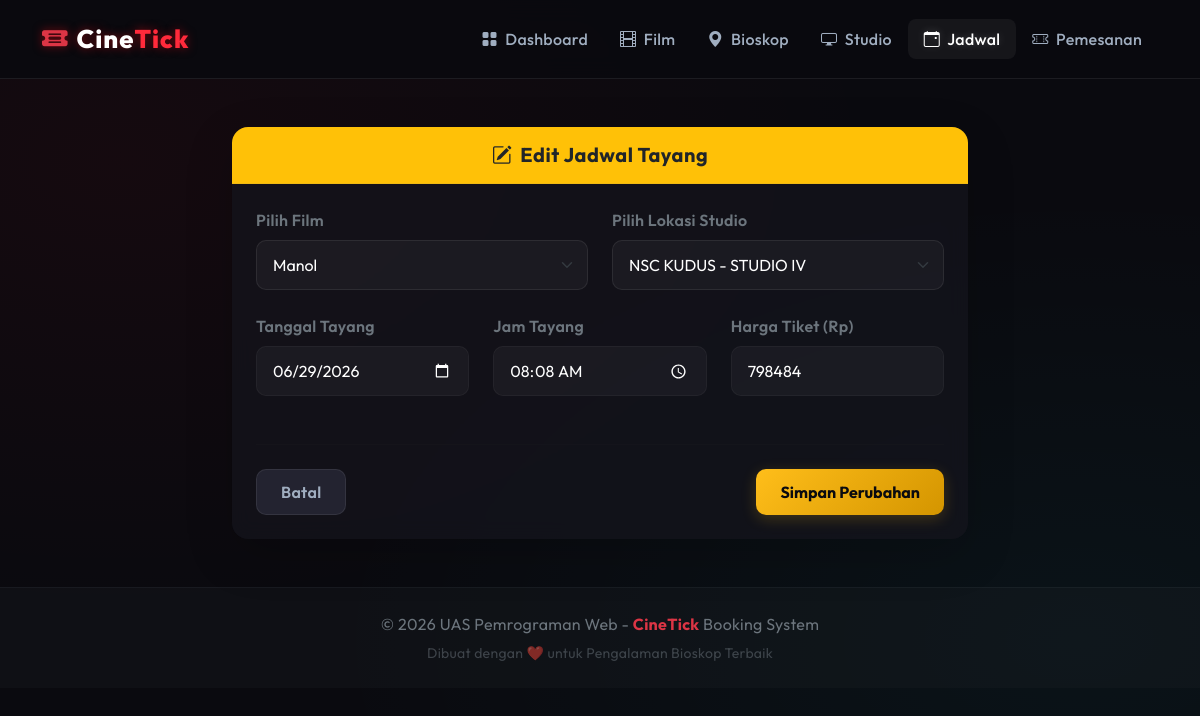
Screenshot of /jadwal_edit.php?id=3 with the database file from the repository.
### tables this page shows
CREATE TABLE `schedules` (
  `id_schedule` int(11) NOT NULL,
  `id_movie` int(11) DEFAULT NULL,
  `id_studio` int(11) DEFAULT NULL,
  `jam_tayang` time DEFAULT NULL,
  `tanggal_tayang` date DEFAULT NULL,
  `harga_tiket` decimal(10,2) DEFAULT NULL
);

### jadwal_edit.php (the view, shortened to what this page needs)
<?php
include 'koneksi.php';
include 'header.php';
$id = $_GET['id'];
$data = mysqli_query($conn, "SELECT * FROM schedules WHERE id_schedule='$id'");
$s = mysqli_fetch_array($data);
?>
<div class="row justify-content-center mt-5">
    <div class="col-md-8">
        <div class="card border-0 shadow-lg">
            <div class="card-header bg-warning py-3 text-center border-bottom border-secondary border-opacity-10">
                <h5 class="mb-0 fw-bold text-dark"><i class="bi bi-pencil-square me-2"></i>Edit Jadwal Tayang</h5>
            </div>
            <div class="card-body p-4">
                <form action="jadwal_aksi.php?act=edit" method="post">
                    <div class="row">
                        <div class="col-md-6 mb-4">
                            <label class="form-label text-secondary fw-semibold">Pilih Film</label>
                            <select name="id_movie" class="form-select" required>
                                <?php
                                $m_list = mysqli_query($conn, "SELECT * FROM movies");
                                while($m = mysqli_fetch_array($m_list)){
                                    $sel = ($m['id_movie'] == $s['id_movie']) ? "selected" : "";
                                    echo "<option value='$m[id_movie]' $sel>".htmlspecialchars($m['judul'])."</option>";
                                }
                                ?>
                            </select>
                        </div>
                        <div class="col-md-6 mb-4">
                            <label class="form-label text-secondary fw-semibold">Pilih Lokasi Studio</label>
                            <select name="id_studio" class="form-select" required>
                                <?php
                                $st_data = mysqli_query($conn, "SELECT st.*, c.nama_bioskop FROM studios st JOIN cinemas c ON st.id_cinema = c.id_cinema");
                                while($st = mysqli_fetch_array($st_data)){
                                    $sel = ($st['id_studio'] == $s['id_studio']) ? "selected" : "";
                                    echo "<option value='$st[id_studio]' $sel>".htmlspecialchars($st['nama_bioskop'])." - ".htmlspecialchars($st['nama_studio'])."</option>";
                                }
                                ?>
                            </select>
                        </div>
                    </div>
                    <div class="row">
                        <div class="col-md-4 mb-4">
                            <label class="form-label text-secondary fw-semibold">Tanggal Tayang</label>
                            <input type="date" name="tgl" class="form-control" value="<?= $s['tanggal_tayang']; ?>" required>
                        </div>
                        <div class="col-md-4 mb-4">
                            <label class="form-label text-secondary fw-semibold">Jam Tayang</label>
                            <input type="time" name="jam" class="form-control" value="<?= date('H:i', strtotime($s['jam_tayang'])); ?>" required>
                        </div>
                        <div class="col-md-4 mb-4">
                            <label class="form-label text-secondary fw-semibold">Harga Tiket (Rp)</label>
                            <input type="number" name="harga" class="form-control" value="<?= (int)$s['harga_tiket']; ?>" required>
                        </div>
                    </div>
                    <hr class="border-secondary border-opacity-10 my-4">
                    <div class="d-flex justify-content-between">
                        <a href="jadwal_tampil.php" class="btn btn-secondary px-4">Batal</a>
                        <button type="submit" class="btn btn-warning px-4 fw-bold">Simpan Perubahan</button>
                    </div>
                </form>
            </div>
        </div>
    </div>
</div>
<?php include 'footer.php'; ?>

### css/style.css (style rules this page uses)
:root { color-scheme: dark; --bg-main: #0a0a0f; --bg-card: rgba(20, 20, 28, 0.75); --border-color: rgba(255, 255, 255, 0.08); --text-primary: #f8f9fa; --text-secondary: #a0aec0; --accent-red: #ff2a3b; --accent-gold: #ffbe1a; --accent-cyan: #00f2fe; --accent-green: #2ecc71; }
body { font-family: 'Outfit', sans-serif; background-color: var(--bg-main); background-image: radial-gradient(at 10% 20%, rgba(229, 9, 20, 0.05) 0px, transparent 50%), radial-gradient(at 90% 80%, rgba(0, 242, 254, 0.04) 0px, transparent 50%); background-attachment: fixed; color: var(--text-primary); min-height: 100vh; letter-spacing: 0.3px; }
.card { background: var(--bg-card); border: 1px solid var(--border-color); border-radius: 16px; backdrop-filter: blur(10px); color: var(--text-primary); box-shadow: 0 8px 32px 0 rgba(0, 0, 0, 0.4); transition: transform 0.3s ease, box-shadow 0.3s ease; overflow: hidden; }
.card-header { background: rgba(255, 255, 255, 0.03); border-bottom: 1px solid var(--border-color); font-weight: 700; letter-spacing: 0.5px; }
.btn { border-radius: 10px; font-weight: 600; padding: 10px 20px; transition: all 0.3s cubic-bezier(0.4, 0, 0.2, 1); }
.btn-warning { background: linear-gradient(135deg, var(--accent-gold) 0%, #d49500 100%); border: none; color: #0a0a0f !important; box-shadow: 0 4px 15px rgba(255, 190, 26, 0.2); }
.btn-secondary { background: #232330; border: 1px solid var(--border-color); color: var(--text-secondary); }
.form-control, .form-select { background-color: rgba(255, 255, 255, 0.04); border: 1px solid var(--border-color); color: #fff; border-radius: 10px; padding: 12px 16px; transition: all 0.3s ease; }
.form-control::placeholder { color: #4a5568; }
.form-select option { background-color: #12121a; color: #fff; }

### rows the page displays
schedules: tgl "06/29/2026", jam "08:08", harga "798484"

### other values shown
form field id_movie "Manol"
form field id_studio "NSC KUDUS - STUDIO IV"
